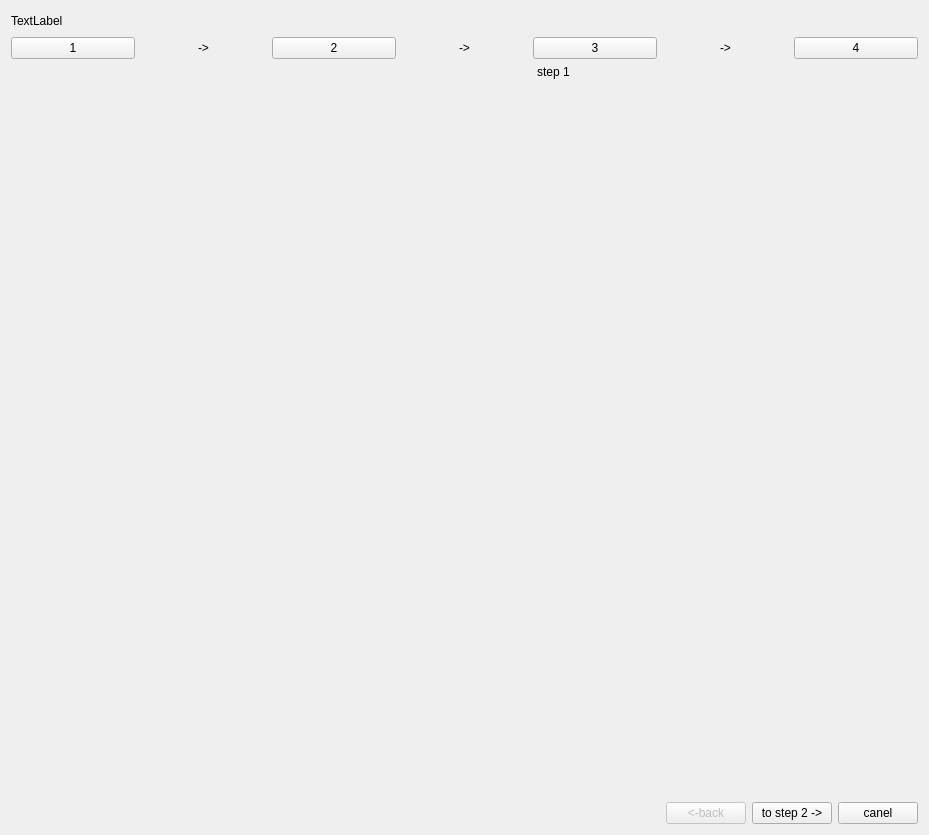
<?xml version="1.0" encoding="UTF-8"?>
<ui version="4.0">
 <class>QtSetupSimulator</class>
 <widget class="QWidget" name="QtSetupSimulator">
  <property name="geometry">
   <rect>
    <x>0</x>
    <y>0</y>
    <width>929</width>
    <height>835</height>
   </rect>
  </property>
  <property name="windowTitle">
   <string>QtSetupSimulator</string>
  </property>
  <layout class="QVBoxLayout" name="verticalLayout">
   <item>
    <layout class="QHBoxLayout" name="horizontalLayout_17">
     <item>
      <widget class="QLabel" name="label_13">
       <property name="text">
        <string>TextLabel</string>
       </property>
      </widget>
     </item>
     <item>
      <spacer name="horizontalSpacer_2">
       <property name="orientation">
        <enum>Qt::Horizontal</enum>
       </property>
       <property name="sizeHint" stdset="0">
        <size>
         <width>40</width>
         <height>20</height>
        </size>
       </property>
      </spacer>
     </item>
    </layout>
   </item>
   <item>
    <layout class="QHBoxLayout" name="horizontalLayout_3">
     <item>
      <widget class="QPushButton" name="pushButton_step1">
       <property name="text">
        <string>1</string>
       </property>
      </widget>
     </item>
     <item>
      <widget class="QLabel" name="label_9">
       <property name="text">
        <string>-&gt;</string>
       </property>
       <property name="alignment">
        <set>Qt::AlignCenter</set>
       </property>
      </widget>
     </item>
     <item>
      <widget class="QPushButton" name="pushButton_step2">
       <property name="text">
        <string>2</string>
       </property>
      </widget>
     </item>
     <item>
      <widget class="QLabel" name="label_10">
       <property name="text">
        <string>-&gt;</string>
       </property>
       <property name="alignment">
        <set>Qt::AlignCenter</set>
       </property>
      </widget>
     </item>
     <item>
      <widget class="QPushButton" name="pushButton_step3">
       <property name="text">
        <string>3</string>
       </property>
      </widget>
     </item>
     <item>
      <widget class="QLabel" name="label_11">
       <property name="text">
        <string>-&gt;</string>
       </property>
       <property name="alignment">
        <set>Qt::AlignCenter</set>
       </property>
      </widget>
     </item>
     <item>
      <widget class="QPushButton" name="pushButton_step4">
       <property name="text">
        <string>4</string>
       </property>
      </widget>
     </item>
    </layout>
   </item>
   <item>
    <layout class="QHBoxLayout" name="horizontalLayout">
     <item>
      <widget class="QtGuiDisplay" name="widget_getMasterImg" native="true">
       <property name="sizePolicy">
        <sizepolicy hsizetype="Expanding" vsizetype="Expanding">
         <horstretch>0</horstretch>
         <verstretch>0</verstretch>
        </sizepolicy>
       </property>
       <property name="minimumSize">
        <size>
         <width>520</width>
         <height>0</height>
        </size>
       </property>
      </widget>
     </item>
     <item>
      <layout class="QVBoxLayout" name="verticalLayout_2">
       <item>
        <widget class="QLabel" name="label_getActivStep">
         <property name="maximumSize">
          <size>
           <width>381</width>
           <height>16777215</height>
          </size>
         </property>
         <property name="text">
          <string>step 1</string>
         </property>
        </widget>
       </item>
       <item>
        <widget class="QStackedWidget" name="stackWid_steps">
         <property name="sizePolicy">
          <sizepolicy hsizetype="Expanding" vsizetype="Expanding">
           <horstretch>0</horstretch>
           <verstretch>0</verstretch>
          </sizepolicy>
         </property>
         <property name="minimumSize">
          <size>
           <width>381</width>
           <height>0</height>
          </size>
         </property>
         <property name="maximumSize">
          <size>
           <width>381</width>
           <height>16777215</height>
          </size>
         </property>
         <property name="currentIndex">
          <number>0</number>
         </property>
         <widget class="QWidget" name="page_step1"/>
         <widget class="QWidget" name="page_step2">
          <layout class="QVBoxLayout" name="verticalLayout_4">
           <item>
            <widget class="QLabel" name="label_5">
             <property name="text">
              <string>&lt;html&gt;&lt;head/&gt;&lt;body&gt;&lt;p align=&quot;center&quot;&gt;Registers one master image to serve &lt;/p&gt;&lt;p align=&quot;center&quot;&gt;as the reference for judgment&lt;/p&gt;&lt;/body&gt;&lt;/html&gt;</string>
             </property>
            </widget>
           </item>
           <item>
            <widget class="QTabWidget" name="tabWid_setMasterImg">
             <property name="currentIndex">
              <number>0</number>
             </property>
             <widget class="QWidget" name="tab_setMasterImg">
              <attribute name="title">
               <string>Master Registration</string>
              </attribute>
              <layout class="QVBoxLayout" name="verticalLayout_6">
               <item>
                <widget class="QLabel" name="label_6">
                 <property name="text">
                  <string>&lt;html&gt;&lt;head/&gt;&lt;body&gt;&lt;p align=&quot;center&quot;&gt;Select the master image registration &lt;/p&gt;&lt;p align=&quot;center&quot;&gt;method and press the button&lt;/p&gt;&lt;/body&gt;&lt;/html&gt;</string>
                 </property>
                </widget>
               </item>
               <item>
                <layout class="QVBoxLayout" name="verticalLayout_5">
                 <item>
                  <widget class="QPushButton" name="PB_registrImgFromHistory">
                   <property name="text">
                    <string>Register image from image history</string>
                   </property>
                  </widget>
                 </item>
                 <item>
                  <widget class="QPushButton" name="PB_registrImgFromFile">
                   <property name="text">
                    <string>Register image from file location</string>
                   </property>
                  </widget>
                 </item>
                </layout>
               </item>
               <item>
                <spacer name="verticalSpacer">
                 <property name="orientation">
                  <enum>Qt::Vertical</enum>
                 </property>
                 <property name="sizeHint" stdset="0">
                  <size>
                   <width>20</width>
                   <height>368</height>
                  </size>
                 </property>
                </spacer>
               </item>
              </layout>
             </widget>
             <widget class="QWidget" name="tab_correctBrightn">
              <attribute name="title">
               <string>Extendet Functions</string>
              </attribute>
              <widget class="QPushButton" name="pushButton_setCorect">
               <property name="geometry">
                <rect>
                 <x>60</x>
                 <y>290</y>
                 <width>93</width>
                 <height>28</height>
                </rect>
               </property>
               <property name="text">
                <string>Setting</string>
               </property>
              </widget>
              <widget class="QPushButton" name="pushButton_delCorect">
               <property name="enabled">
                <bool>false</bool>
               </property>
               <property name="geometry">
                <rect>
                 <x>210</x>
                 <y>290</y>
                 <width>93</width>
                 <height>28</height>
                </rect>
               </property>
               <property name="text">
                <string>Delete</string>
               </property>
              </widget>
             </widget>
            </widget>
           </item>
          </layout>
         </widget>
         <widget class="QWidget" name="page_step3">
          <layout class="QVBoxLayout" name="verticalLayout_7">
           <item>
            <widget class="QLabel" name="label_7">
             <property name="text">
              <string>&lt;html&gt;&lt;head/&gt;&lt;body&gt;&lt;p&gt;Configure inspection tools and assign OK/NGlimits.&lt;/p&gt;&lt;p&gt;Press[Add Tool], orselect tool and press [Edit].&lt;/p&gt;&lt;/body&gt;&lt;/html&gt;</string>
             </property>
            </widget>
           </item>
           <item>
            <widget class="QStackedWidget" name="stackWid_customTools">
             <property name="currentIndex">
              <number>0</number>
             </property>
             <widget class="QWidget" name="page_3">
              <layout class="QVBoxLayout" name="verticalLayout_8">
               <item>
                <layout class="QHBoxLayout" name="horizontalLayout_6">
                 <item>
                  <widget class="QPushButton" name="pushButton_addTool">
                   <property name="maximumSize">
                    <size>
                     <width>71</width>
                     <height>16777215</height>
                    </size>
                   </property>
                   <property name="text">
                    <string>Add Tool</string>
                   </property>
                  </widget>
                 </item>
                 <item>
                  <spacer name="horizontalSpacer_3">
                   <property name="orientation">
                    <enum>Qt::Horizontal</enum>
                   </property>
                   <property name="sizeHint" stdset="0">
                    <size>
                     <width>40</width>
                     <height>20</height>
                    </size>
                   </property>
                  </spacer>
                 </item>
                 <item>
                  <layout class="QHBoxLayout" name="horizontalLayout_5">
                   <item>
                    <widget class="QPushButton" name="pushButton_CopyTool">
                     <property name="maximumSize">
                      <size>
                       <width>51</width>
                       <height>16777215</height>
                      </size>
                     </property>
                     <property name="text">
                      <string>Copy</string>
                     </property>
                    </widget>
                   </item>
                   <item>
                    <widget class="QPushButton" name="pushButton_delTool">
                     <property name="maximumSize">
                      <size>
                       <width>51</width>
                       <height>16777215</height>
                      </size>
                     </property>
                     <property name="text">
                      <string>Delete</string>
                     </property>
                    </widget>
                   </item>
                   <item>
                    <widget class="QPushButton" name="pushButton_editTool">
                     <property name="maximumSize">
                      <size>
                       <width>51</width>
                       <height>16777215</height>
                      </size>
                     </property>
                     <property name="text">
                      <string>Edit</string>
                     </property>
                    </widget>
                   </item>
                  </layout>
                 </item>
                </layout>
               </item>
               <item>
                <widget class="QScrollArea" name="scrollArea_procesArears">
                 <property name="widgetResizable">
                  <bool>true</bool>
                 </property>
                 <widget class="QWidget" name="scrollAreaWidgetContents">
                  <property name="geometry">
                   <rect>
                    <x>0</x>
                    <y>0</y>
                    <width>98</width>
                    <height>28</height>
                   </rect>
                  </property>
                  <layout class="QVBoxLayout" name="verticalLayout_17">
                   <item>
                    <layout class="QVBoxLayout" name="verticalLayout_scrolProcesArea">
                     <property name="sizeConstraint">
                      <enum>QLayout::SetNoConstraint</enum>
                     </property>
                    </layout>
                   </item>
                   <item>
                    <spacer name="verticalSpacer_4">
                     <property name="orientation">
                      <enum>Qt::Vertical</enum>
                     </property>
                     <property name="sizeHint" stdset="0">
                      <size>
                       <width>20</width>
                       <height>488</height>
                      </size>
                     </property>
                    </spacer>
                   </item>
                  </layout>
                 </widget>
                </widget>
               </item>
              </layout>
             </widget>
             <widget class="QWidget" name="page_4">
              <layout class="QVBoxLayout" name="verticalLayout_15">
               <item>
                <layout class="QHBoxLayout" name="horizontalLayout_7">
                 <item>
                  <widget class="QLabel" name="label_procesProgName">
                   <property name="sizePolicy">
                    <sizepolicy hsizetype="Preferred" vsizetype="Preferred">
                     <horstretch>1</horstretch>
                     <verstretch>0</verstretch>
                    </sizepolicy>
                   </property>
                   <property name="text">
                    <string/>
                   </property>
                  </widget>
                 </item>
                 <item>
                  <widget class="QLineEdit" name="lineEdit_procesUserName">
                   <property name="sizePolicy">
                    <sizepolicy hsizetype="Expanding" vsizetype="Fixed">
                     <horstretch>1</horstretch>
                     <verstretch>0</verstretch>
                    </sizepolicy>
                   </property>
                  </widget>
                 </item>
                </layout>
               </item>
               <item>
                <widget class="QTabWidget" name="tabWidget">
                 <property name="currentIndex">
                  <number>0</number>
                 </property>
                 <widget class="QWidget" name="tab">
                  <attribute name="title">
                   <string>Setting</string>
                  </attribute>
                  <layout class="QVBoxLayout" name="verticalLayout_16">
                   <item>
                    <widget class="QGroupBox" name="groupBox_editWind">
                     <property name="title">
                      <string>Edit Window</string>
                     </property>
                     <layout class="QVBoxLayout" name="verticalLayout_10">
                      <item>
                       <widget class="QLabel" name="label_selectShape">
                        <property name="text">
                         <string>Select the window shape and searh region.</string>
                        </property>
                       </widget>
                      </item>
                      <item>
                       <widget class="QLabel" name="label_shape">
                        <property name="text">
                         <string>Window Shape</string>
                        </property>
                       </widget>
                      </item>
                      <item>
                       <layout class="QHBoxLayout" name="horizontalLayout_11">
                        <item>
                         <widget class="QGroupBox" name="groupBox_windShape">
                          <property name="sizePolicy">
                           <sizepolicy hsizetype="Expanding" vsizetype="Preferred">
                            <horstretch>0</horstretch>
                            <verstretch>0</verstretch>
                           </sizepolicy>
                          </property>
                          <property name="title">
                           <string/>
                          </property>
                          <layout class="QHBoxLayout" name="horizontalLayout_8">
                           <item>
                            <widget class="QRadioButton" name="RButn_rect">
                             <property name="text">
                              <string>Rect</string>
                             </property>
                             <property name="checkable">
                              <bool>true</bool>
                             </property>
                             <property name="checked">
                              <bool>false</bool>
                             </property>
                            </widget>
                           </item>
                           <item>
                            <widget class="QRadioButton" name="RButn_circle">
                             <property name="text">
                              <string>Circle</string>
                             </property>
                            </widget>
                           </item>
                           <item>
                            <widget class="QRadioButton" name="RButn_entire">
                             <property name="text">
                              <string>Entire</string>
                             </property>
                            </widget>
                           </item>
                          </layout>
                         </widget>
                        </item>
                        <item>
                         <spacer name="horizontalSpacer_5">
                          <property name="orientation">
                           <enum>Qt::Horizontal</enum>
                          </property>
                          <property name="sizeHint" stdset="0">
                           <size>
                            <width>40</width>
                            <height>20</height>
                           </size>
                          </property>
                         </spacer>
                        </item>
                        <item>
                         <widget class="QPushButton" name="PButn_angelRest">
                          <property name="maximumSize">
                           <size>
                            <width>75</width>
                            <height>16777215</height>
                           </size>
                          </property>
                          <property name="text">
                           <string>Angel Reset</string>
                          </property>
                         </widget>
                        </item>
                       </layout>
                      </item>
                      <item>
                       <widget class="QLabel" name="label_search">
                        <property name="text">
                         <string>Searecg Region</string>
                        </property>
                       </widget>
                      </item>
                      <item>
                       <layout class="QHBoxLayout" name="horizontalLayout_10">
                        <item>
                         <widget class="QGroupBox" name="groupBox_searecgReg">
                          <property name="sizePolicy">
                           <sizepolicy hsizetype="Expanding" vsizetype="Preferred">
                            <horstretch>0</horstretch>
                            <verstretch>0</verstretch>
                           </sizepolicy>
                          </property>
                          <property name="title">
                           <string/>
                          </property>
                          <layout class="QHBoxLayout" name="horizontalLayout_9">
                           <item>
                            <widget class="QRadioButton" name="RButn_entire_2">
                             <property name="text">
                              <string>Entire</string>
                             </property>
                             <property name="checkable">
                              <bool>true</bool>
                             </property>
                             <property name="checked">
                              <bool>false</bool>
                             </property>
                            </widget>
                           </item>
                           <item>
                            <widget class="QRadioButton" name="RButn_partial">
                             <property name="text">
                              <string>Partial</string>
                             </property>
                            </widget>
                           </item>
                          </layout>
                         </widget>
                        </item>
                        <item>
                         <spacer name="horizontalSpacer_4">
                          <property name="orientation">
                           <enum>Qt::Horizontal</enum>
                          </property>
                          <property name="sizeHint" stdset="0">
                           <size>
                            <width>40</width>
                            <height>20</height>
                           </size>
                          </property>
                         </spacer>
                        </item>
                        <item>
                         <widget class="QPushButton" name="PButn_mask">
                          <property name="maximumSize">
                           <size>
                            <width>75</width>
                            <height>16777215</height>
                           </size>
                          </property>
                          <property name="text">
                           <string>Mask</string>
                          </property>
                         </widget>
                        </item>
                       </layout>
                      </item>
                     </layout>
                    </widget>
                   </item>
                   <item>
                    <widget class="QGroupBox" name="groupBox_seting">
                     <property name="title">
                      <string>Fine Tune Outline</string>
                     </property>
                     <layout class="QVBoxLayout" name="verticalLayout_11">
                      <item>
                       <widget class="QLabel" name="label_inSeting">
                        <property name="text">
                         <string>Adjust extraction sensitivity and remove outline detail. </string>
                        </property>
                       </widget>
                      </item>
                      <item>
                       <spacer name="verticalSpacer_3">
                        <property name="orientation">
                         <enum>Qt::Vertical</enum>
                        </property>
                        <property name="sizeHint" stdset="0">
                         <size>
                          <width>20</width>
                          <height>14</height>
                         </size>
                        </property>
                       </spacer>
                      </item>
                      <item>
                       <layout class="QHBoxLayout" name="horizontalLayout_12">
                        <item>
                         <widget class="QLabel" name="label_senserivity">
                          <property name="text">
                           <string>Senserivity</string>
                          </property>
                         </widget>
                        </item>
                        <item>
                         <widget class="QComboBox" name="comboBox_senserivity"/>
                        </item>
                        <item>
                         <widget class="QPushButton" name="PButn_removeOutline">
                          <property name="text">
                           <string>Remove Outline</string>
                          </property>
                         </widget>
                        </item>
                       </layout>
                      </item>
                      <item>
                       <spacer name="verticalSpacer_2">
                        <property name="orientation">
                         <enum>Qt::Vertical</enum>
                        </property>
                        <property name="sizeHint" stdset="0">
                         <size>
                          <width>20</width>
                          <height>15</height>
                         </size>
                        </property>
                       </spacer>
                      </item>
                     </layout>
                    </widget>
                   </item>
                   <item>
                    <widget class="QGroupBox" name="groupBox_limit">
                     <property name="title">
                      <string>Limit Adjustment</string>
                     </property>
                     <layout class="QVBoxLayout" name="verticalLayout_14">
                      <item>
                       <widget class="QLabel" name="label_15">
                        <property name="text">
                         <string>Please adjust the limit of matching rate.</string>
                        </property>
                       </widget>
                      </item>
                      <item>
                       <layout class="QHBoxLayout" name="horizontalLayout_15">
                        <item>
                         <widget class="QLabel" name="label_16">
                          <property name="maximumSize">
                           <size>
                            <width>41</width>
                            <height>16777215</height>
                           </size>
                          </property>
                          <property name="text">
                           <string>Match</string>
                          </property>
                         </widget>
                        </item>
                        <item>
                         <spacer name="horizontalSpacer_7">
                          <property name="orientation">
                           <enum>Qt::Horizontal</enum>
                          </property>
                          <property name="sizeHint" stdset="0">
                           <size>
                            <width>40</width>
                            <height>20</height>
                           </size>
                          </property>
                         </spacer>
                        </item>
                       </layout>
                      </item>
                      <item>
                       <layout class="QHBoxLayout" name="horizontalLayout_13">
                        <item>
                         <layout class="QVBoxLayout" name="verticalLayout_12">
                          <item>
                           <widget class="QPushButton" name="PButn_fMinus">
                            <property name="maximumSize">
                             <size>
                              <width>21</width>
                              <height>20</height>
                             </size>
                            </property>
                            <property name="text">
                             <string>-</string>
                            </property>
                           </widget>
                          </item>
                          <item>
                           <widget class="QPushButton" name="PButn_sMinus">
                            <property name="maximumSize">
                             <size>
                              <width>21</width>
                              <height>20</height>
                             </size>
                            </property>
                            <property name="text">
                             <string>-</string>
                            </property>
                           </widget>
                          </item>
                         </layout>
                        </item>
                        <item>
                         <widget class="QtMySliderWid" name="widget_slider" native="true">
                          <property name="sizePolicy">
                           <sizepolicy hsizetype="Preferred" vsizetype="Fixed">
                            <horstretch>0</horstretch>
                            <verstretch>0</verstretch>
                           </sizepolicy>
                          </property>
                          <property name="minimumSize">
                           <size>
                            <width>0</width>
                            <height>48</height>
                           </size>
                          </property>
                         </widget>
                        </item>
                        <item>
                         <layout class="QVBoxLayout" name="verticalLayout_13">
                          <item>
                           <widget class="QPushButton" name="PButn_fPlus">
                            <property name="maximumSize">
                             <size>
                              <width>21</width>
                              <height>20</height>
                             </size>
                            </property>
                            <property name="text">
                             <string>+</string>
                            </property>
                           </widget>
                          </item>
                          <item>
                           <widget class="QPushButton" name="PButn_sPlus">
                            <property name="maximumSize">
                             <size>
                              <width>21</width>
                              <height>20</height>
                             </size>
                            </property>
                            <property name="text">
                             <string>+</string>
                            </property>
                           </widget>
                          </item>
                         </layout>
                        </item>
                       </layout>
                      </item>
                      <item>
                       <layout class="QHBoxLayout" name="horizontalLayout_14">
                        <item>
                         <widget class="QCheckBox" name="checkBox">
                          <property name="text">
                           <string>Upper Limit</string>
                          </property>
                          <property name="checked">
                           <bool>true</bool>
                          </property>
                         </widget>
                        </item>
                        <item>
                         <spacer name="horizontalSpacer_6">
                          <property name="orientation">
                           <enum>Qt::Horizontal</enum>
                          </property>
                          <property name="sizeHint" stdset="0">
                           <size>
                            <width>40</width>
                            <height>20</height>
                           </size>
                          </property>
                         </spacer>
                        </item>
                        <item>
                         <widget class="QLabel" name="label_scal">
                          <property name="text">
                           <string>Scal</string>
                          </property>
                         </widget>
                        </item>
                        <item>
                         <widget class="QComboBox" name="comboBox_Scal">
                          <item>
                           <property name="text">
                            <string>0-200</string>
                           </property>
                          </item>
                          <item>
                           <property name="text">
                            <string>0-999</string>
                           </property>
                          </item>
                         </widget>
                        </item>
                       </layout>
                      </item>
                     </layout>
                    </widget>
                   </item>
                  </layout>
                 </widget>
                 <widget class="QWidget" name="tab_2">
                  <attribute name="title">
                   <string>Extended Functions</string>
                  </attribute>
                 </widget>
                </widget>
               </item>
               <item>
                <layout class="QHBoxLayout" name="horizontalLayout_16">
                 <item>
                  <spacer name="horizontalSpacer_8">
                   <property name="orientation">
                    <enum>Qt::Horizontal</enum>
                   </property>
                   <property name="sizeHint" stdset="0">
                    <size>
                     <width>40</width>
                     <height>20</height>
                    </size>
                   </property>
                  </spacer>
                 </item>
                 <item>
                  <widget class="QPushButton" name="PButn_OKAddProces">
                   <property name="text">
                    <string>OK</string>
                   </property>
                  </widget>
                 </item>
                 <item>
                  <widget class="QPushButton" name="PButn_canelAddProces">
                   <property name="text">
                    <string>Canel</string>
                   </property>
                  </widget>
                 </item>
                </layout>
               </item>
              </layout>
             </widget>
            </widget>
           </item>
          </layout>
         </widget>
         <widget class="QWidget" name="page_step4">
          <layout class="QVBoxLayout" name="verticalLayout_9">
           <item>
            <widget class="QLabel" name="label_8">
             <property name="text">
              <string>Assign anoutput condition to an output line.</string>
             </property>
            </widget>
           </item>
           <item>
            <widget class="QTabWidget" name="tabWidget_2">
             <property name="currentIndex">
              <number>0</number>
             </property>
             <widget class="QWidget" name="tab_3">
              <attribute name="title">
               <string>Tab 1</string>
              </attribute>
             </widget>
             <widget class="QWidget" name="tab_4">
              <attribute name="title">
               <string>Tab 2</string>
              </attribute>
             </widget>
            </widget>
           </item>
          </layout>
         </widget>
        </widget>
       </item>
      </layout>
     </item>
    </layout>
   </item>
   <item>
    <layout class="QHBoxLayout" name="horizontalLayout_19">
     <item>
      <spacer name="horizontalSpacer_10">
       <property name="orientation">
        <enum>Qt::Horizontal</enum>
       </property>
       <property name="sizeHint" stdset="0">
        <size>
         <width>40</width>
         <height>20</height>
        </size>
       </property>
      </spacer>
     </item>
     <item>
      <widget class="QPushButton" name="pushButton_back">
       <property name="enabled">
        <bool>false</bool>
       </property>
       <property name="text">
        <string>&lt;-back</string>
       </property>
      </widget>
     </item>
     <item>
      <widget class="QPushButton" name="pushButton_nextAndFinsh">
       <property name="enabled">
        <bool>true</bool>
       </property>
       <property name="text">
        <string>to step 2 -&gt;</string>
       </property>
      </widget>
     </item>
     <item>
      <widget class="QPushButton" name="pushButton_canel">
       <property name="text">
        <string>canel</string>
       </property>
      </widget>
     </item>
    </layout>
   </item>
  </layout>
 </widget>
 <layoutdefault spacing="6" margin="11"/>
 <customwidgets>
  <customwidget>
   <class>QtGuiDisplay</class>
   <extends>QWidget</extends>
   <header>qtguidisplay.h</header>
   <container>1</container>
  </customwidget>
  <customwidget>
   <class>QtMySliderWid</class>
   <extends>QWidget</extends>
   <header>qtmysliderwid.h</header>
   <container>1</container>
  </customwidget>
 </customwidgets>
 <resources/>
 <connections/>
</ui>
